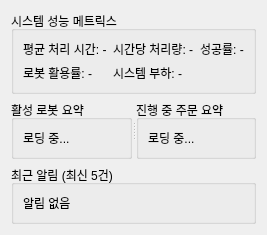
<?xml version="1.0" encoding="UTF-8"?>
<ui version="4.0">
 <class>OverviewTab</class>
 <widget class="QWidget" name="OverviewTab">
  <layout class="QVBoxLayout" name="verticalLayout_2">
   <item>
    <widget class="QGroupBox" name="metrics_group">
     <property name="title">
      <string>시스템 성능 메트릭스</string>
     </property>
     <layout class="QGridLayout" name="gridLayout">
      <item row="0" column="0">
       <widget class="QLabel" name="avg_time_label">
        <property name="text">
         <string>평균 처리 시간: -</string>
        </property>
       </widget>
      </item>
      <item row="0" column="1">
       <widget class="QLabel" name="throughput_label">
        <property name="text">
         <string>시간당 처리량: -</string>
        </property>
       </widget>
      </item>
      <item row="0" column="2">
       <widget class="QLabel" name="success_rate_label">
        <property name="text">
         <string>성공률: -</string>
        </property>
       </widget>
      </item>
      <item row="1" column="0">
       <widget class="QLabel" name="robot_util_label">
        <property name="text">
         <string>로봇 활용률: -</string>
        </property>
       </widget>
      </item>
      <item row="1" column="1">
       <widget class="QLabel" name="system_load_label">
        <property name="text">
         <string>시스템 부하: -</string>
        </property>
       </widget>
      </item>
     </layout>
    </widget>
   </item>
   <item>
    <widget class="QSplitter" name="bottom_splitter">
     <property name="orientation">
      <enum>Qt::Horizontal</enum>
     </property>
     <widget class="QGroupBox" name="robot_summary_group">
      <property name="title">
       <string>활성 로봇 요약</string>
      </property>
      <layout class="QVBoxLayout" name="verticalLayout_3">
       <item>
        <widget class="QLabel" name="robot_summary_label">
         <property name="text">
          <string>로딩 중...</string>
         </property>
         <property name="alignment">
          <set>Qt::AlignLeading|Qt::AlignLeft|Qt::AlignTop</set>
         </property>
        </widget>
       </item>
      </layout>
     </widget>
     <widget class="QGroupBox" name="order_summary_group">
      <property name="title">
       <string>진행 중 주문 요약</string>
      </property>
      <layout class="QVBoxLayout" name="verticalLayout_4">
       <item>
        <widget class="QLabel" name="order_summary_label">
         <property name="text">
          <string>로딩 중...</string>
         </property>
         <property name="alignment">
          <set>Qt::AlignLeading|Qt::AlignLeft|Qt::AlignTop</set>
         </property>
        </widget>
       </item>
      </layout>
     </widget>
    </widget>
   </item>
   <item>
    <widget class="QGroupBox" name="alerts_group">
     <property name="title">
      <string>최근 알림 (최신 5건)</string>
     </property>
     <layout class="QVBoxLayout" name="verticalLayout_5">
      <item>
       <widget class="QLabel" name="alerts_label">
        <property name="text">
         <string>알림 없음</string>
        </property>
        <property name="alignment">
         <set>Qt::AlignLeading|Qt::AlignLeft|Qt::AlignTop</set>
        </property>
       </widget>
      </item>
     </layout>
    </widget>
   </item>
  </layout>
 </widget>
 <resources/>
 <connections/>
</ui>
